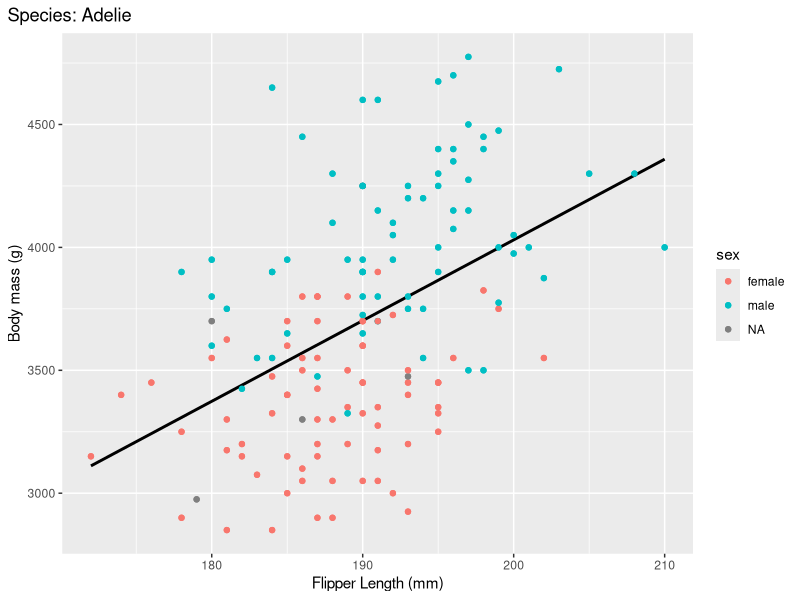
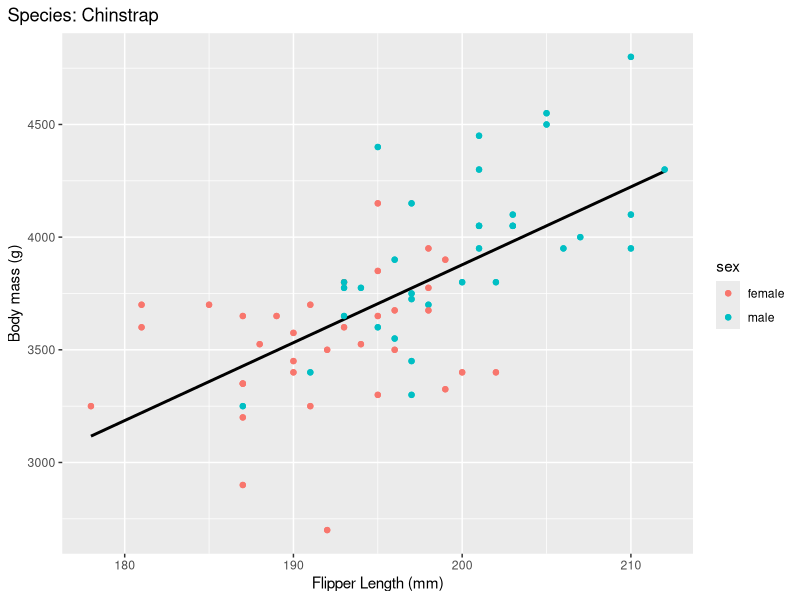
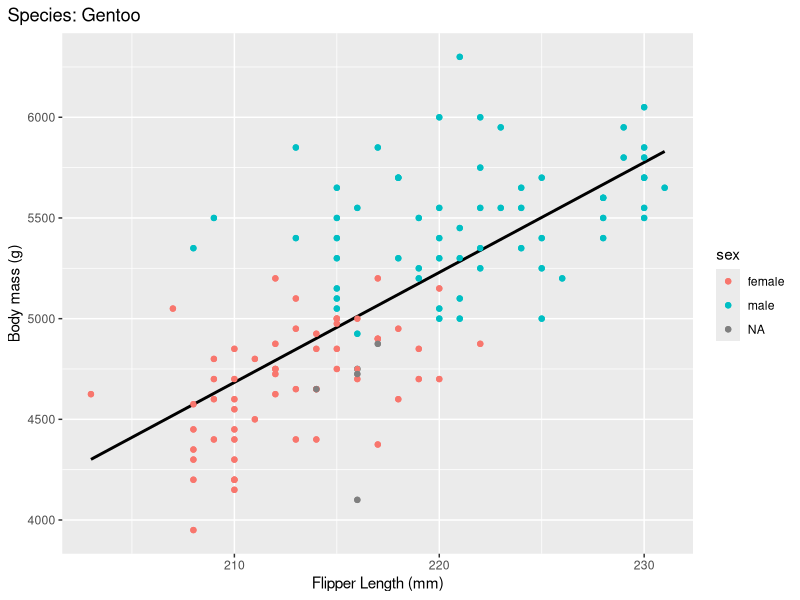

Write the R code that produced these figures, in order.
library(tidyverse)
library(ggplot2)
library(glue)                 #loading packages and data set
library(palmerpenguins)


head(penguins, 10) #preview of data set


#function to enter in the species of penguin (Adelie, Chinstrap, Gentoo)
penguinplot <- function(species) {
  penguins %>%
    filter(.data$species == .env$species) %>% 
    ggplot() +
    aes(x = flipper_length_mm, y = body_mass_g, color= sex) +
    geom_point() +
    ggtitle(glue("Species: {species}")) +
    xlab("Flipper Length (mm)") +
    ylab("Body mass (g)") +
    theme(plot.title.position = "plot") +
    geom_smooth(method = "lm", se=FALSE, color="black", formula = y ~ x) +
    geom_point()
}

penguinplot("Adelie") 
penguinplot("Chinstrap") 
penguinplot("Gentoo")





